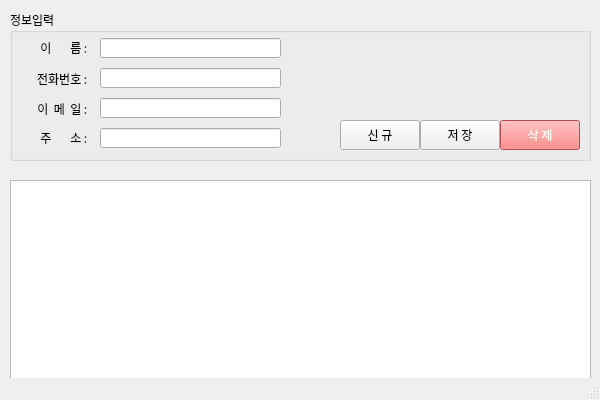
<?xml version="1.0" encoding="UTF-8"?>
<ui version="4.0">
 <class>MainWindow</class>
 <widget class="QMainWindow" name="MainWindow">
  <property name="geometry">
   <rect>
    <x>0</x>
    <y>0</y>
    <width>600</width>
    <height>400</height>
   </rect>
  </property>
  <property name="sizePolicy">
   <sizepolicy hsizetype="Fixed" vsizetype="Fixed">
    <horstretch>0</horstretch>
    <verstretch>0</verstretch>
   </sizepolicy>
  </property>
  <property name="font">
   <font>
    <family>나눔고딕</family>
   </font>
  </property>
  <property name="windowTitle">
   <string>MainWindow</string>
  </property>
  <widget class="QWidget" name="centralwidget">
   <widget class="QWidget" name="verticalLayoutWidget">
    <property name="geometry">
     <rect>
      <x>10</x>
      <y>10</y>
      <width>581</width>
      <height>151</height>
     </rect>
    </property>
    <layout class="QVBoxLayout" name="verticalLayout">
     <item>
      <widget class="QGroupBox" name="groupBox">
       <property name="styleSheet">
        <string notr="true"/>
       </property>
       <property name="title">
        <string>정보입력</string>
       </property>
       <widget class="QLabel" name="label">
        <property name="geometry">
         <rect>
          <x>20</x>
          <y>32</y>
          <width>60</width>
          <height>12</height>
         </rect>
        </property>
        <property name="layoutDirection">
         <enum>Qt::LeftToRight</enum>
        </property>
        <property name="text">
         <string>이       름 : </string>
        </property>
        <property name="alignment">
         <set>Qt::AlignRight|Qt::AlignTrailing|Qt::AlignVCenter</set>
        </property>
       </widget>
       <widget class="QLineEdit" name="txtName">
        <property name="geometry">
         <rect>
          <x>90</x>
          <y>28</y>
          <width>181</width>
          <height>20</height>
         </rect>
        </property>
        <property name="inputMethodHints">
         <set>Qt::ImhDigitsOnly|Qt::ImhLatinOnly</set>
        </property>
        <property name="text">
         <string/>
        </property>
       </widget>
       <widget class="QLabel" name="label_2">
        <property name="geometry">
         <rect>
          <x>20</x>
          <y>63</y>
          <width>60</width>
          <height>12</height>
         </rect>
        </property>
        <property name="layoutDirection">
         <enum>Qt::LeftToRight</enum>
        </property>
        <property name="text">
         <string>전화번호 : </string>
        </property>
        <property name="alignment">
         <set>Qt::AlignRight|Qt::AlignTrailing|Qt::AlignVCenter</set>
        </property>
       </widget>
       <widget class="QLineEdit" name="txtPhone">
        <property name="geometry">
         <rect>
          <x>90</x>
          <y>58</y>
          <width>181</width>
          <height>20</height>
         </rect>
        </property>
        <property name="inputMethodHints">
         <set>Qt::ImhFormattedNumbersOnly</set>
        </property>
       </widget>
       <widget class="QLabel" name="label_3">
        <property name="geometry">
         <rect>
          <x>20</x>
          <y>93</y>
          <width>60</width>
          <height>12</height>
         </rect>
        </property>
        <property name="layoutDirection">
         <enum>Qt::LeftToRight</enum>
        </property>
        <property name="text">
         <string>이  메  일 : </string>
        </property>
        <property name="alignment">
         <set>Qt::AlignRight|Qt::AlignTrailing|Qt::AlignVCenter</set>
        </property>
       </widget>
       <widget class="QLineEdit" name="txtEmail">
        <property name="geometry">
         <rect>
          <x>90</x>
          <y>88</y>
          <width>181</width>
          <height>20</height>
         </rect>
        </property>
        <property name="inputMethodHints">
         <set>Qt::ImhNone</set>
        </property>
       </widget>
       <widget class="QLineEdit" name="txtAddress">
        <property name="geometry">
         <rect>
          <x>90</x>
          <y>118</y>
          <width>181</width>
          <height>20</height>
         </rect>
        </property>
       </widget>
       <widget class="QLabel" name="label_4">
        <property name="geometry">
         <rect>
          <x>20</x>
          <y>122</y>
          <width>60</width>
          <height>12</height>
         </rect>
        </property>
        <property name="layoutDirection">
         <enum>Qt::LeftToRight</enum>
        </property>
        <property name="text">
         <string>주       소 : </string>
        </property>
        <property name="alignment">
         <set>Qt::AlignRight|Qt::AlignTrailing|Qt::AlignVCenter</set>
        </property>
       </widget>
       <widget class="QPushButton" name="btnNew">
        <property name="geometry">
         <rect>
          <x>330</x>
          <y>110</y>
          <width>80</width>
          <height>30</height>
         </rect>
        </property>
        <property name="text">
         <string>신 규</string>
        </property>
       </widget>
       <widget class="QPushButton" name="btnSave">
        <property name="geometry">
         <rect>
          <x>410</x>
          <y>110</y>
          <width>80</width>
          <height>30</height>
         </rect>
        </property>
        <property name="text">
         <string>저 장</string>
        </property>
       </widget>
       <widget class="QPushButton" name="btnDel">
        <property name="geometry">
         <rect>
          <x>490</x>
          <y>110</y>
          <width>80</width>
          <height>30</height>
         </rect>
        </property>
        <property name="palette">
         <palette>
          <active>
           <colorrole role="WindowText">
            <brush brushstyle="SolidPattern">
             <color alpha="255">
              <red>255</red>
              <green>255</green>
              <blue>244</blue>
             </color>
            </brush>
           </colorrole>
           <colorrole role="Button">
            <brush brushstyle="SolidPattern">
             <color alpha="255">
              <red>255</red>
              <green>100</green>
              <blue>100</blue>
             </color>
            </brush>
           </colorrole>
           <colorrole role="Light">
            <brush brushstyle="SolidPattern">
             <color alpha="255">
              <red>255</red>
              <green>127</green>
              <blue>127</blue>
             </color>
            </brush>
           </colorrole>
           <colorrole role="Midlight">
            <brush brushstyle="SolidPattern">
             <color alpha="255">
              <red>255</red>
              <green>63</green>
              <blue>63</blue>
             </color>
            </brush>
           </colorrole>
           <colorrole role="Dark">
            <brush brushstyle="SolidPattern">
             <color alpha="255">
              <red>127</red>
              <green>0</green>
              <blue>0</blue>
             </color>
            </brush>
           </colorrole>
           <colorrole role="Mid">
            <brush brushstyle="SolidPattern">
             <color alpha="255">
              <red>170</red>
              <green>0</green>
              <blue>0</blue>
             </color>
            </brush>
           </colorrole>
           <colorrole role="Text">
            <brush brushstyle="SolidPattern">
             <color alpha="255">
              <red>255</red>
              <green>255</green>
              <blue>244</blue>
             </color>
            </brush>
           </colorrole>
           <colorrole role="BrightText">
            <brush brushstyle="SolidPattern">
             <color alpha="255">
              <red>255</red>
              <green>255</green>
              <blue>255</blue>
             </color>
            </brush>
           </colorrole>
           <colorrole role="ButtonText">
            <brush brushstyle="SolidPattern">
             <color alpha="255">
              <red>255</red>
              <green>255</green>
              <blue>244</blue>
             </color>
            </brush>
           </colorrole>
           <colorrole role="Base">
            <brush brushstyle="SolidPattern">
             <color alpha="255">
              <red>255</red>
              <green>100</green>
              <blue>100</blue>
             </color>
            </brush>
           </colorrole>
           <colorrole role="Window">
            <brush brushstyle="SolidPattern">
             <color alpha="255">
              <red>255</red>
              <green>100</green>
              <blue>100</blue>
             </color>
            </brush>
           </colorrole>
           <colorrole role="Shadow">
            <brush brushstyle="SolidPattern">
             <color alpha="255">
              <red>0</red>
              <green>0</green>
              <blue>0</blue>
             </color>
            </brush>
           </colorrole>
           <colorrole role="AlternateBase">
            <brush brushstyle="SolidPattern">
             <color alpha="255">
              <red>255</red>
              <green>127</green>
              <blue>127</blue>
             </color>
            </brush>
           </colorrole>
           <colorrole role="ToolTipBase">
            <brush brushstyle="SolidPattern">
             <color alpha="255">
              <red>255</red>
              <green>255</green>
              <blue>220</blue>
             </color>
            </brush>
           </colorrole>
           <colorrole role="ToolTipText">
            <brush brushstyle="SolidPattern">
             <color alpha="255">
              <red>0</red>
              <green>0</green>
              <blue>0</blue>
             </color>
            </brush>
           </colorrole>
           <colorrole role="PlaceholderText">
            <brush brushstyle="SolidPattern">
             <color alpha="128">
              <red>0</red>
              <green>0</green>
              <blue>0</blue>
             </color>
            </brush>
           </colorrole>
          </active>
          <inactive>
           <colorrole role="WindowText">
            <brush brushstyle="SolidPattern">
             <color alpha="255">
              <red>255</red>
              <green>255</green>
              <blue>244</blue>
             </color>
            </brush>
           </colorrole>
           <colorrole role="Button">
            <brush brushstyle="SolidPattern">
             <color alpha="255">
              <red>255</red>
              <green>100</green>
              <blue>100</blue>
             </color>
            </brush>
           </colorrole>
           <colorrole role="Light">
            <brush brushstyle="SolidPattern">
             <color alpha="255">
              <red>255</red>
              <green>127</green>
              <blue>127</blue>
             </color>
            </brush>
           </colorrole>
           <colorrole role="Midlight">
            <brush brushstyle="SolidPattern">
             <color alpha="255">
              <red>255</red>
              <green>63</green>
              <blue>63</blue>
             </color>
            </brush>
           </colorrole>
           <colorrole role="Dark">
            <brush brushstyle="SolidPattern">
             <color alpha="255">
              <red>127</red>
              <green>0</green>
              <blue>0</blue>
             </color>
            </brush>
           </colorrole>
           <colorrole role="Mid">
            <brush brushstyle="SolidPattern">
             <color alpha="255">
              <red>170</red>
              <green>0</green>
              <blue>0</blue>
             </color>
            </brush>
           </colorrole>
           <colorrole role="Text">
            <brush brushstyle="SolidPattern">
             <color alpha="255">
              <red>255</red>
              <green>255</green>
              <blue>244</blue>
             </color>
            </brush>
           </colorrole>
           <colorrole role="BrightText">
            <brush brushstyle="SolidPattern">
             <color alpha="255">
              <red>255</red>
              <green>255</green>
              <blue>255</blue>
             </color>
            </brush>
           </colorrole>
           <colorrole role="ButtonText">
            <brush brushstyle="SolidPattern">
             <color alpha="255">
              <red>255</red>
              <green>255</green>
              <blue>244</blue>
             </color>
            </brush>
           </colorrole>
           <colorrole role="Base">
            <brush brushstyle="SolidPattern">
             <color alpha="255">
              <red>255</red>
              <green>100</green>
              <blue>100</blue>
             </color>
            </brush>
           </colorrole>
           <colorrole role="Window">
            <brush brushstyle="SolidPattern">
             <color alpha="255">
              <red>255</red>
              <green>100</green>
              <blue>100</blue>
             </color>
            </brush>
           </colorrole>
           <colorrole role="Shadow">
            <brush brushstyle="SolidPattern">
             <color alpha="255">
              <red>0</red>
              <green>0</green>
              <blue>0</blue>
             </color>
            </brush>
           </colorrole>
           <colorrole role="AlternateBase">
            <brush brushstyle="SolidPattern">
             <color alpha="255">
              <red>255</red>
              <green>127</green>
              <blue>127</blue>
             </color>
            </brush>
           </colorrole>
           <colorrole role="ToolTipBase">
            <brush brushstyle="SolidPattern">
             <color alpha="255">
              <red>255</red>
              <green>255</green>
              <blue>220</blue>
             </color>
            </brush>
           </colorrole>
           <colorrole role="ToolTipText">
            <brush brushstyle="SolidPattern">
             <color alpha="255">
              <red>0</red>
              <green>0</green>
              <blue>0</blue>
             </color>
            </brush>
           </colorrole>
           <colorrole role="PlaceholderText">
            <brush brushstyle="SolidPattern">
             <color alpha="128">
              <red>0</red>
              <green>0</green>
              <blue>0</blue>
             </color>
            </brush>
           </colorrole>
          </inactive>
          <disabled>
           <colorrole role="WindowText">
            <brush brushstyle="SolidPattern">
             <color alpha="255">
              <red>255</red>
              <green>255</green>
              <blue>244</blue>
             </color>
            </brush>
           </colorrole>
           <colorrole role="Button">
            <brush brushstyle="SolidPattern">
             <color alpha="255">
              <red>255</red>
              <green>100</green>
              <blue>100</blue>
             </color>
            </brush>
           </colorrole>
           <colorrole role="Light">
            <brush brushstyle="SolidPattern">
             <color alpha="255">
              <red>255</red>
              <green>127</green>
              <blue>127</blue>
             </color>
            </brush>
           </colorrole>
           <colorrole role="Midlight">
            <brush brushstyle="SolidPattern">
             <color alpha="255">
              <red>255</red>
              <green>63</green>
              <blue>63</blue>
             </color>
            </brush>
           </colorrole>
           <colorrole role="Dark">
            <brush brushstyle="SolidPattern">
             <color alpha="255">
              <red>127</red>
              <green>0</green>
              <blue>0</blue>
             </color>
            </brush>
           </colorrole>
           <colorrole role="Mid">
            <brush brushstyle="SolidPattern">
             <color alpha="255">
              <red>170</red>
              <green>0</green>
              <blue>0</blue>
             </color>
            </brush>
           </colorrole>
           <colorrole role="Text">
            <brush brushstyle="SolidPattern">
             <color alpha="255">
              <red>255</red>
              <green>255</green>
              <blue>244</blue>
             </color>
            </brush>
           </colorrole>
           <colorrole role="BrightText">
            <brush brushstyle="SolidPattern">
             <color alpha="255">
              <red>255</red>
              <green>255</green>
              <blue>255</blue>
             </color>
            </brush>
           </colorrole>
           <colorrole role="ButtonText">
            <brush brushstyle="SolidPattern">
             <color alpha="255">
              <red>255</red>
              <green>255</green>
              <blue>244</blue>
             </color>
            </brush>
           </colorrole>
           <colorrole role="Base">
            <brush brushstyle="SolidPattern">
             <color alpha="255">
              <red>255</red>
              <green>100</green>
              <blue>100</blue>
             </color>
            </brush>
           </colorrole>
           <colorrole role="Window">
            <brush brushstyle="SolidPattern">
             <color alpha="255">
              <red>255</red>
              <green>100</green>
              <blue>100</blue>
             </color>
            </brush>
           </colorrole>
           <colorrole role="Shadow">
            <brush brushstyle="SolidPattern">
             <color alpha="255">
              <red>0</red>
              <green>0</green>
              <blue>0</blue>
             </color>
            </brush>
           </colorrole>
           <colorrole role="AlternateBase">
            <brush brushstyle="SolidPattern">
             <color alpha="255">
              <red>255</red>
              <green>0</green>
              <blue>0</blue>
             </color>
            </brush>
           </colorrole>
           <colorrole role="ToolTipBase">
            <brush brushstyle="SolidPattern">
             <color alpha="255">
              <red>255</red>
              <green>255</green>
              <blue>220</blue>
             </color>
            </brush>
           </colorrole>
           <colorrole role="ToolTipText">
            <brush brushstyle="SolidPattern">
             <color alpha="255">
              <red>0</red>
              <green>0</green>
              <blue>0</blue>
             </color>
            </brush>
           </colorrole>
           <colorrole role="PlaceholderText">
            <brush brushstyle="SolidPattern">
             <color alpha="128">
              <red>0</red>
              <green>0</green>
              <blue>0</blue>
             </color>
            </brush>
           </colorrole>
          </disabled>
         </palette>
        </property>
        <property name="styleSheet">
         <string notr="true">background-color : rgb(255, 100, 100);
color : rgb(255,255,244);</string>
        </property>
        <property name="text">
         <string>삭 제</string>
        </property>
       </widget>
      </widget>
     </item>
    </layout>
   </widget>
   <widget class="QWidget" name="verticalLayoutWidget_2">
    <property name="geometry">
     <rect>
      <x>10</x>
      <y>180</y>
      <width>581</width>
      <height>201</height>
     </rect>
    </property>
    <layout class="QVBoxLayout" name="verticalLayout_2">
     <item>
      <widget class="QTableWidget" name="tblAddress"/>
     </item>
    </layout>
   </widget>
  </widget>
  <widget class="QStatusBar" name="stbCurrent"/>
 </widget>
 <resources/>
 <connections/>
</ui>
